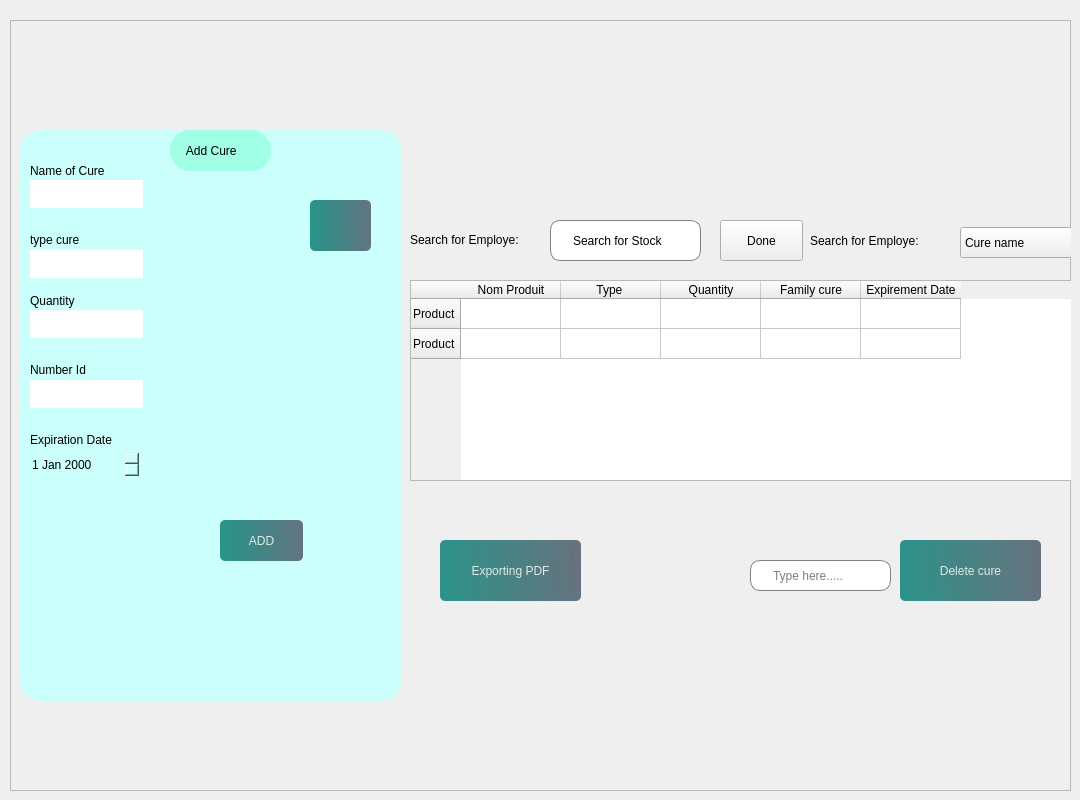
            <widget class="QWidget" name="a5">
             <widget class="QFrame" name="frame_11">
              <property name="geometry">
               <rect>
                <x>10</x>
                <y>20</y>
                <width>1061</width>
                <height>771</height>
               </rect>
              </property>
              <property name="frameShape">
               <enum>QFrame::StyledPanel</enum>
              </property>
              <property name="frameShadow">
               <enum>QFrame::Raised</enum>
              </property>
              <widget class="QFrame" name="frame_12">
               <property name="geometry">
                <rect>
                 <x>10</x>
                 <y>110</y>
                 <width>381</width>
                 <height>571</height>
                </rect>
               </property>
               <property name="styleSheet">
                <string notr="true">background-color: rgb(202, 255, 251);
border-radius:20px;</string>
               </property>
               <property name="frameShape">
                <enum>QFrame::StyledPanel</enum>
               </property>
               <property name="frameShadow">
                <enum>QFrame::Raised</enum>
               </property>
               <widget class="QPushButton" name="add_3">
                <property name="geometry">
                 <rect>
                  <x>200</x>
                  <y>390</y>
                  <width>83</width>
                  <height>41</height>
                 </rect>
                </property>
                <property name="styleSheet">
                 <string notr="true">
#pushButton_21{
color: rgb(0, 0, 0);
}
QPushButton, #pushButton_29{
	background-color: qlineargradient(spread:pad, x1:0, y1:0.505682, x2:1, y2:0.477, stop:0 rgba(11, 131, 120, 219), stop:1 rgba(85, 98, 112, 226));
	color:rgba(255, 255, 255, 210);
	border-radius:5px;
}

QPushButton#pushButton_29:hover{
	background-color: qlineargradient(spread:pad, x1:0, y1:0.505682, x2:1, y2:0.477, stop:0 rgba(150, 123, 111, 219), stop:1 rgba(85, 81, 84, 226));
}

QPushButton#pushButton_29:pressed{
	padding-left:5px;
	padding-top:5px;
	background-color:rgba(150, 123, 111, 255);
}
</string>
                </property>
                <property name="text">
                 <string>ADD</string>
                </property>
                <property name="checkable">
                 <bool>true</bool>
                </property>
               </widget>
               <widget class="QLabel" name="label_40">
                <property name="geometry">
                 <rect>
                  <x>10</x>
                  <y>30</y>
                  <width>101</width>
                  <height>21</height>
                 </rect>
                </property>
                <property name="styleSheet">
                 <string notr="true">color: rgb(0, 0, 0);</string>
                </property>
                <property name="text">
                 <string>Name of Cure</string>
                </property>
               </widget>
               <widget class="QLineEdit" name="lineEdit_30">
                <property name="geometry">
                 <rect>
                  <x>10</x>
                  <y>120</y>
                  <width>113</width>
                  <height>28</height>
                 </rect>
                </property>
                <property name="styleSheet">
                 <string notr="true">background-color: rgb(255, 255, 255);
color: rgb(0, 0, 0);</string>
                </property>
               </widget>
               <widget class="QLabel" name="label_41">
                <property name="geometry">
                 <rect>
                  <x>10</x>
                  <y>230</y>
                  <width>81</width>
                  <height>20</height>
                 </rect>
                </property>
                <property name="styleSheet">
                 <string notr="true">color: rgb(0, 0, 0);</string>
                </property>
                <property name="text">
                 <string>Number Id</string>
                </property>
               </widget>
               <widget class="QLabel" name="label_43">
                <property name="geometry">
                 <rect>
                  <x>10</x>
                  <y>300</y>
                  <width>111</width>
                  <height>20</height>
                 </rect>
                </property>
                <property name="styleSheet">
                 <string notr="true">color: rgb(0, 0, 0);</string>
                </property>
                <property name="text">
                 <string>Expiration Date</string>
                </property>
               </widget>
               <widget class="QLabel" name="label_50">
                <property name="geometry">
                 <rect>
                  <x>10</x>
                  <y>99</y>
                  <width>91</width>
                  <height>21</height>
                 </rect>
                </property>
                <property name="styleSheet">
                 <string notr="true">color: rgb(0, 0, 0);</string>
                </property>
                <property name="text">
                 <string>type cure</string>
                </property>
               </widget>
               <widget class="QLabel" name="label_53">
                <property name="geometry">
                 <rect>
                  <x>10</x>
                  <y>160</y>
                  <width>91</width>
                  <height>21</height>
                 </rect>
                </property>
                <property name="styleSheet">
                 <string notr="true">color: rgb(0, 0, 0);</string>
                </property>
                <property name="text">
                 <string>Quantity</string>
                </property>
               </widget>
               <widget class="QPushButton" name="pushButton_32">
                <property name="geometry">
                 <rect>
                  <x>290</x>
                  <y>70</y>
                  <width>61</width>
                  <height>51</height>
                 </rect>
                </property>
                <property name="styleSheet">
                 <string notr="true">
#pushButton_20{
color: rgb(0, 0, 0);
}
QPushButton, #pushButton_20{
	background-color: qlineargradient(spread:pad, x1:0, y1:0.505682, x2:1, y2:0.477, stop:0 rgba(11, 131, 120, 219), stop:1 rgba(85, 98, 112, 226));
	color:rgba(255, 255, 255, 210);
	border-radius:5px;
}

QPushButton#pushButton_20:hover{
	background-color: qlineargradient(spread:pad, x1:0, y1:0.505682, x2:1, y2:0.477, stop:0 rgba(150, 123, 111, 219), stop:1 rgba(85, 81, 84, 226));
}

QPushButton#pushButton_20:pressed{
	padding-left:5px;
	padding-top:5px;
	background-color:rgba(150, 123, 111, 255);
}
</string>
                </property>
                <property name="text">
                 <string/>
                </property>
                <property name="icon">
                 <iconset resource="resource.qrc">
                  <normaloff>:/img/img/trash-2.svg</normaloff>:/img/img/trash-2.svg</iconset>
                </property>
               </widget>
               <widget class="QLineEdit" name="lineEdit_31">
                <property name="geometry">
                 <rect>
                  <x>10</x>
                  <y>50</y>
                  <width>113</width>
                  <height>28</height>
                 </rect>
                </property>
                <property name="styleSheet">
                 <string notr="true">background-color: rgb(255, 255, 255);
color: rgb(0, 0, 0);</string>
                </property>
               </widget>
               <widget class="QLineEdit" name="lineEdit_32">
                <property name="geometry">
                 <rect>
                  <x>10</x>
                  <y>180</y>
                  <width>113</width>
                  <height>28</height>
                 </rect>
                </property>
                <property name="styleSheet">
                 <string notr="true">background-color: rgb(255, 255, 255);
color: rgb(0, 0, 0);</string>
                </property>
               </widget>
               <widget class="QLineEdit" name="lineEdit_35">
                <property name="geometry">
                 <rect>
                  <x>10</x>
                  <y>250</y>
                  <width>113</width>
                  <height>28</height>
                 </rect>
                </property>
                <property name="styleSheet">
                 <string notr="true">background-color: rgb(255, 255, 255);
color: rgb(0, 0, 0);</string>
                </property>
               </widget>
               <widget class="QDateEdit" name="dateEdit_6">
                <property name="geometry">
                 <rect>
                  <x>10</x>
                  <y>320</y>
                  <width>110</width>
                  <height>29</height>
                 </rect>
                </property>
                <property name="styleSheet">
                 <string notr="true">color: rgb(0, 0, 0);</string>
                </property>
               </widget>
               <widget class="QLabel" name="label_68">
                <property name="geometry">
                 <rect>
                  <x>150</x>
                  <y>0</y>
                  <width>101</width>
                  <height>41</height>
                 </rect>
                </property>
                <property name="styleSheet">
                 <string notr="true">color: rgb(0, 0, 0);
background-color: rgb(160, 255, 228);</string>
                </property>
                <property name="text">
                 <string>     Add Cure</string>
                </property>
               </widget>
              </widget>
              <widget class="QTableWidget" name="tableWidget_3">
               <property name="geometry">
                <rect>
                 <x>400</x>
                 <y>260</y>
                 <width>701</width>
                 <height>201</height>
                </rect>
               </property>
               <property name="styleSheet">
                <string notr="true">color: rgb(0, 0, 0);</string>
               </property>
               <row>
                <property name="text">
                 <string>Product</string>
                </property>
                <property name="icon">
                 <iconset resource="resource.qrc">
                  <normaloff>:/img/img/hexagon.svg</normaloff>:/img/img/hexagon.svg</iconset>
                </property>
               </row>
               <row>
                <property name="text">
                 <string>Product</string>
                </property>
                <property name="icon">
                 <iconset resource="resource.qrc">
                  <normaloff>:/img/img/hexagon.svg</normaloff>:/img/img/hexagon.svg</iconset>
                </property>
               </row>
               <column>
                <property name="text">
                 <string>Nom Produit</string>
                </property>
               </column>
               <column>
                <property name="text">
                 <string>Type </string>
                </property>
               </column>
               <column>
                <property name="text">
                 <string>Quantity</string>
                </property>
               </column>
               <column>
                <property name="text">
                 <string>Family cure</string>
                </property>
               </column>
               <column>
                <property name="text">
                 <string>Expirement Date</string>
                </property>
               </column>
              </widget>
              <widget class="QLabel" name="pic1_2">
               <property name="geometry">
                <rect>
                 <x>400</x>
                 <y>40</y>
                 <width>601</width>
                 <height>151</height>
                </rect>
               </property>
               <property name="text">
                <string/>
               </property>
               <property name="pixmap">
                <pixmap>img/Nouveau dossier/aze.png</pixmap>
               </property>
              </widget>
              <widget class="QPushButton" name="pushButton_34">
               <property name="geometry">
                <rect>
                 <x>890</x>
                 <y>520</y>
                 <width>141</width>
                 <height>61</height>
                </rect>
               </property>
               <property name="styleSheet">
                <string notr="true">
#pushButton_21{
color: rgb(0, 0, 0);
}
QPushButton, #pushButton_21{
	background-color: qlineargradient(spread:pad, x1:0, y1:0.505682, x2:1, y2:0.477, stop:0 rgba(11, 131, 120, 219), stop:1 rgba(85, 98, 112, 226));
	color:rgba(255, 255, 255, 210);
	border-radius:5px;
}

QPushButton#pushButton_21:hover{
	background-color: qlineargradient(spread:pad, x1:0, y1:0.505682, x2:1, y2:0.477, stop:0 rgba(150, 123, 111, 219), stop:1 rgba(85, 81, 84, 226));
}

QPushButton#pushButton_21:pressed{
	padding-left:5px;
	padding-top:5px;
	background-color:rgba(150, 123, 111, 255);
}
</string>
               </property>
               <property name="text">
                <string>Delete cure</string>
               </property>
              </widget>
              <widget class="QLineEdit" name="edit_6">
               <property name="geometry">
                <rect>
                 <x>740</x>
                 <y>540</y>
                 <width>141</width>
                 <height>31</height>
                </rect>
               </property>
               <property name="minimumSize">
                <size>
                 <width>0</width>
                 <height>31</height>
                </size>
               </property>
               <property name="styleSheet">
                <string notr="true">QLineEdit{
	padding-left: 20px;
	border: 1px solid gray;	
	border-radius: 10px;
color: rgb(0, 0, 0);

}
</string>
               </property>
               <property name="placeholderText">
                <string>Type here.....</string>
               </property>
              </widget>
              <widget class="QLabel" name="label_65">
               <property name="geometry">
                <rect>
                 <x>590</x>
                 <y>530</y>
                 <width>31</width>
                 <height>41</height>
                </rect>
               </property>
               <property name="text">
                <string/>
               </property>
               <property name="pixmap">
                <pixmap resource="resource.qrc">:/img/img/download.svg</pixmap>
               </property>
              </widget>
              <widget class="QPushButton" name="pushButton_38">
               <property name="geometry">
                <rect>
                 <x>430</x>
                 <y>520</y>
                 <width>141</width>
                 <height>61</height>
                </rect>
               </property>
               <property name="styleSheet">
                <string notr="true">
#pushButton_21{
color: rgb(0, 0, 0);
}
QPushButton, #pushButton_29{
	background-color: qlineargradient(spread:pad, x1:0, y1:0.505682, x2:1, y2:0.477, stop:0 rgba(11, 131, 120, 219), stop:1 rgba(85, 98, 112, 226));
	color:rgba(255, 255, 255, 210);
	border-radius:5px;
}

QPushButton#pushButton_29:hover{
	background-color: qlineargradient(spread:pad, x1:0, y1:0.505682, x2:1, y2:0.477, stop:0 rgba(150, 123, 111, 219), stop:1 rgba(85, 81, 84, 226));
}

QPushButton#pushButton_29:pressed{
	padding-left:5px;
	padding-top:5px;
	background-color:rgba(150, 123, 111, 255);
}
</string>
               </property>
               <property name="text">
                <string>Exporting PDF</string>
               </property>
              </widget>
              <widget class="QComboBox" name="comboBox_7">
               <property name="geometry">
                <rect>
                 <x>950</x>
                 <y>207</y>
                 <width>131</width>
                 <height>31</height>
                </rect>
               </property>
               <item>
                <property name="text">
                 <string>Cure name</string>
                </property>
               </item>
               <item>
                <property name="text">
                 <string>Family</string>
                </property>
               </item>
               <item>
                <property name="text">
                 <string>Cure Code</string>
                </property>
               </item>
               <item>
                <property name="text">
                 <string/>
                </property>
               </item>
              </widget>
              <widget class="QLabel" name="label_66">
               <property name="geometry">
                <rect>
                 <x>400</x>
                 <y>199</y>
                 <width>131</width>
                 <height>41</height>
                </rect>
               </property>
               <property name="styleSheet">
                <string notr="true">color: rgb(0, 0, 0);</string>
               </property>
               <property name="text">
                <string>Search for Employe:</string>
               </property>
              </widget>
              <widget class="QLineEdit" name="edit_3">
               <property name="geometry">
                <rect>
                 <x>540</x>
                 <y>200</y>
                 <width>151</width>
                 <height>41</height>
                </rect>
               </property>
               <property name="minimumSize">
                <size>
                 <width>0</width>
                 <height>31</height>
                </size>
               </property>
               <property name="styleSheet">
                <string notr="true">QLineEdit{
	padding-left: 20px;
	border: 1px solid gray;	
	border-radius: 10px;
color: rgb(0, 0, 0);

}
</string>
               </property>
               <property name="text">
                <string>Search for Stock</string>
               </property>
               <property name="placeholderText">
                <string>Type here.....</string>
               </property>
              </widget>
              <widget class="QLabel" name="label_67">
               <property name="geometry">
                <rect>
                 <x>800</x>
                 <y>200</y>
                 <width>151</width>
                 <height>41</height>
                </rect>
               </property>
               <property name="styleSheet">
                <string notr="true">color: rgb(0, 0, 0);</string>
               </property>
               <property name="text">
                <string>Search for Employe:</string>
               </property>
              </widget>
              <widget class="QPushButton" name="pushButton_13">
               <property name="geometry">
                <rect>
                 <x>710</x>
                 <y>200</y>
                 <width>83</width>
                 <height>41</height>
                </rect>
               </property>
               <property name="styleSheet">
                <string notr="true">QPushButton, #pushButton_4 {
    background-color: qlineargradient(spread:pad, x1:0, y1:0.505682, x2:1, y2:0.477, 
        stop:0 rgba(11, 131, 120, 219), stop:1 rgba(85, 98, 112, 226));
    color: rgba(255, 255, 255, 210);
    border-radius: 5px;
    transition: background-color 0.3s ease-in-out; /* Transition effect */
}

QPushButton#pushButton_4:hover {
    background-color: qlineargradient(spread:pad, x1:0, y1:0.505682, x2:1, y2:0.477, 
        stop:0 rgba(150, 123, 111, 219), stop:1 rgba(85, 81, 84, 226));
}

QPushButton#pushButton_4:pressed {
    padding-left: 5px;
    padding-top: 5px;
    background-color: rgba(150, 123, 111, 255);
    transition: background-color 0.1s ease-out; /* Faster transition when pressed */
}



color: rgb(0, 0, 0);</string>
               </property>
               <property name="text">
                <string>Done</string>
               </property>
              </widget>
             </widget>
            </widget>
